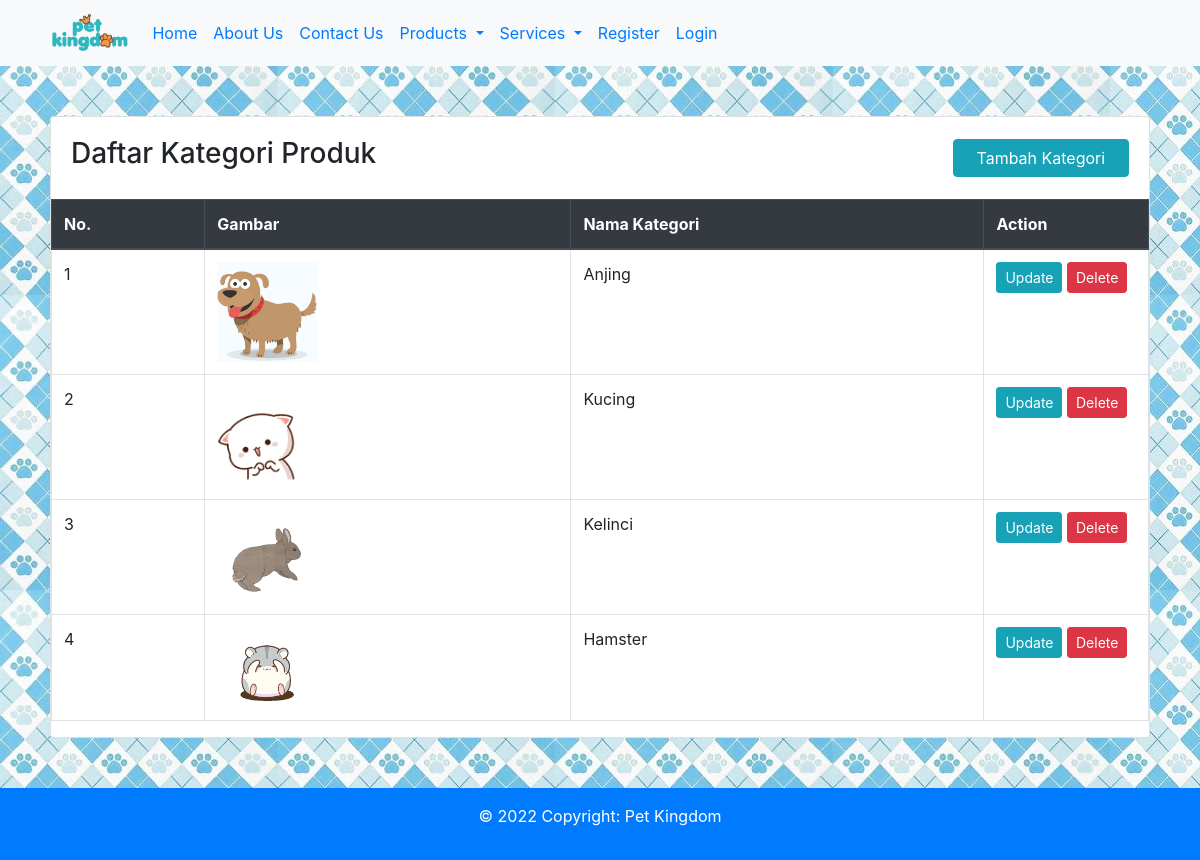
The page /crudkategori.php on the database its author committed.
### tables this page shows
CREATE TABLE `kategori` (
  `idkategori` int(11) NOT NULL,
  `namakategori` varchar(50) NOT NULL,
  `icon` varchar(100) NOT NULL
);

### crudkategori.php (the view, shortened to what this page needs)
<?php
	include 'dbconnect.php';
?>
<!DOCTYPE html>
<html lang="en">
<head>
  <link rel="stylesheet" href="dist/css/bootstrap.min.css">
</head>
<body>
  <nav class="navbar navbar-expand-sm bg-light sticky-top" >
    <a class="navbar-brand" href="home.php" style="padding-left:3%;"><img src="img/logo.png" height="40px"></a>
    <ul class="navbar-nav">
      <li class="nav-item">
        <a class="nav-link" href="home.php">Home</a>
      </li>
      <li class="nav-item">
        <a class="nav-link" href="about.php">About Us</a>
      </li>
      <li class="nav-item">
        <a class="nav-link" href="contact.php">Contact Us</a>
      </li>
      <li class="nav-item dropdown">
        <a class="nav-link dropdown-toggle" href="#" id="navbardrop" data-toggle="dropdown">
          Products
        </a>
      </li>
      <li class="nav-item dropdown">
        <a class="nav-link dropdown-toggle" href="#" id="navbardrop" data-toggle="dropdown">
          Services
        </a>
      </li>
      <?php
				if(!isset($_SESSION['log'])){
					echo '
					<li class="nav-item"><a class="nav-link" href="daftar.php">Register</a></li>
					<li class="nav-item"><a class="nav-link" href="login.php">Login</a></li>
					';
				}
				?>
    	</ul>
 	</nav>
   <div style="background-image: url(img/bgtiles.jpg); background-attachment: fixed; min-height:600px">
    <div style="padding: 50px;">
        <div class="card">
            <div class="card-body d-sm-flex justify-content-between align-items-center">
                <h3>Daftar Kategori Produk</h3>
                <button data-toggle="modal" data-target="#tambah" class="btn btn-info col-md-2 float-right">Tambah Kategori</button>
            </div>
            <table id="dtBasicExample" class="table table-bordered display">
            <thead class="thead-dark">
                <tr>
                    <th scope="col">No.</th>
                    <th scope="col">Gambar</th>
                    <th scope="col">Nama Kategori</th>
                    <th scope="col" width="15%">Action</th>
                </tr>
            </thead>
            <tbody>
            <?php
              $kategori=mysqli_query($connect,"SELECT * from kategori order by idkategori ASC");
              $no=1;
              while($p=mysqli_fetch_array($kategori)){
            ?>
                <tr>
                    <td><?php echo $no++ ?></td>
                    <td><img src="<?php echo $p['icon'] ?>" width="100px"></td>
                    <td><?php echo $p['namakategori'] ?></td>
                    <td>
                      <button class="btn btn-info btn-flat btn-sm" data-toggle="modal" data-target="#update<?php echo $p['idkategori'] ?>">Update</button>
                      <button class="btn btn-danger btn-flat btn-sm" data-toggle="modal" data-target="#delete<?php echo $p['idkategori'] ?>">Delete</button>
                    </td>
                </tr>
              <?php
                };
              ?>
            </tbody>
            </table>
        </div>
    </div>
</div>
<footer class="bg-primary text-center text-lg-start">
    <div class="text-center p-3">
      <p class="text-white">© 2022 Copyright: Pet Kingdom</p>
    </div>
  </footer>
</body>
</html>

### rows shown on the page
kategori: icon (picture), namakategori "Anjing"
kategori: icon (picture), namakategori "Kucing"
kategori: icon (picture), namakategori "Kelinci"
kategori: icon (picture), namakategori "Hamster"
